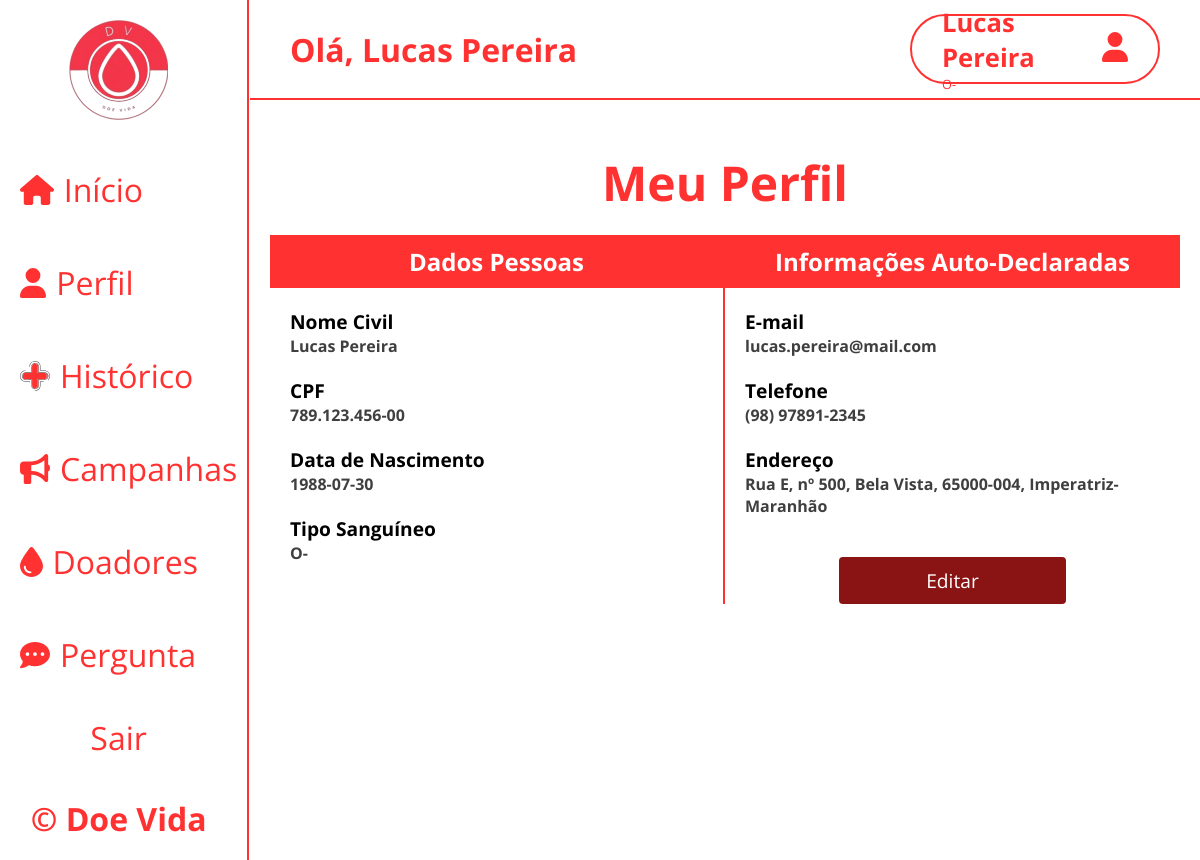
/views/perfil.php (signed in), run on the app's committed database.
### tables this page shows
CREATE TABLE endereco (
    id_endereco INT AUTO_INCREMENT PRIMARY KEY,
    cep VARCHAR(9) NOT NULL,
    estado ENUM('Maranhão', 'Outros') NOT NULL,
    cidade VARCHAR(100) NOT NULL,
    logradouro VARCHAR(255) NOT NULL,
    numero VARCHAR(10) NOT NULL,
    complemento VARCHAR(255),
    bairro VARCHAR(100) NOT NULL
);

### auth/auth.php (called while the page is built, shortened)
<?php
class Auth
{
    static function estarLogado()
    {
        if (isset($_SESSION['nome_doador'])) {
            return true;
        }
    }
}

### models/clinica_endereco.php (called while the page is built, shortened)
<?php
class ClinicaEndereco
{
    static function encontrarEnderecoPorClinica($id_clinica)
    {
        try {
            $conn = Conexao::conectar();
            $sql = 'SELECT * FROM clinica_endereco WHERE id_clinica = :id_clinica';
            $stmt = $conn->prepare($sql);
            $stmt->bindValue(':id_clinica', $id_clinica);
            $stmt->execute();
            $resultado = $stmt->fetchAll();
            return $resultado;
        } catch (PDOException $erro) {
            echo $erro->getMessage();
        }
    }
}

### models/endereco.php (called while the page is built, shortened)
<?php
class Endereco
{
    static function encontrarEnderecoId($id) {
        try {
            $conn = Conexao::conectar();
            $sql = 'SELECT DISTINCT e.* FROM endereco e JOIN doador_endereco de ON e.id_endereco = de.id_endereco WHERE de.id_doador = :id';
            $stmt = $conn->prepare($sql);
            $stmt->bindValue(':id', $id);
            $stmt->execute();
            $resultado = $stmt->fetch();
            return($resultado);
        } catch (PDOException $erro) {
            echo $erro->getMessage();
        }
    }
}

### views/perfil.php (the view, shortened to what this page needs)
<?php
require_once $_SERVER['DOCUMENT_ROOT'] . '/doa_vida/views/__cabecalho.php';
require_once $_SERVER['DOCUMENT_ROOT'] . '/doa_vida/models/endereco.php';
require_once $_SERVER['DOCUMENT_ROOT'] . '/doa_vida/models/clinica_endereco.php';
$resultado = Endereco::encontrarEnderecoId($_SESSION['id_doador']);
$resultado_clinica = ClinicaEndereco::encontrarEnderecoPorClinica($_SESSION['$id_clinica']);
?>
<main id="conteudo_perfil">
  <h1 id="title_perfil">Meu Perfil</h1>
  <div id="div_container_perfil">
    <div id="div_dados_pessoais_perfil">
      <h1 class="title_div_dados_perfil">Dados Pessoas</h1>
      <h2 id="title_nome_perfil" class="title_dados_perfil">Nome Civil</h2>
      <p id="dados_nome_perfil" class="dados_perfil"><?= $_SESSION['nome_doador'] ?></p>
      <h2 id="title_cpf_perfil" class="title_dados_perfil">CPF</h2>
      <p id="dados_cpf_perfil" class="dados_perfil"><?= $_SESSION['cpf'] ?></p>
      <h2 id="title_dataNascimento_perfil" class="title_dados_perfil">Data de Nascimento</h2>
      <p id="dados_dataNascimento_perfil" class="dados_perfil"><?= $_SESSION['data_nascimento'] ?></p>
      <h2 id="title_tipoSangue_perfil" class="title_dados_perfil">Tipo Sanguíneo</h2>
      <p id="dados_tipoSangue_perfil" class="dados_perfil"><?= $_SESSION['tipo_sanguineo'] ?></p>
    </div>
    <div id="div_dados_autoDeclarados_perfil">
      <h1 class="title_div_dados_perfil">Informações Auto-Declaradas</h1>
      <form action="" id="form_editarPerfil">
        <div id="input_email_perfil" class="div_input_perfil">
          <div class="content_input_perfil">
            <h2 id="title_email_perfil" class="title_dados_perfil">E-mail</h2>
            <p id="dados_email_perfil" class="dados_perfil"><?= $_SESSION['email'] ?></p>
          </div>
        </div>
        <div id="input_telefone_perfil" class="div_input_perfil">
          <div class="content_input_perfil">
            <h2 id="title_telefone_perfil" class="title_dados_perfil">Telefone</h2>
            <p id="dados_telefone_perfil" class="dados_perfil"><?= $_SESSION['telefone'] ?></p>
          </div>
        </div>
        <div id="input_endereco_perfil" class="div_input_perfil">
          <div class="content_input_perfil">
            <h2 id="title_endereco_perfil" class="title_dados_perfil">Endereço</h2>
            <p id="dados_endereco_perfil" class="dados_perfil"><?= $resultado['logradouro'] . ', nº ' . $resultado['numero'] . ', ' . $resultado['bairro'] . ', ' . $resultado['cep'] . ', ' . $resultado['cidade'] . '-' . $resultado['estado'] ?></p>
          </div>
        </div>
        <div id="footer_editar_perfil">
          <a href="/doa_vida/views/editarDoador.php?id=<?= $_SESSION['id_doador'] ?>" id="btn-editarPerfil">Editar</a>
        </div>
      </form>
    </div>
  </div>
</main>
</main>
</body>
</html>

### views/__cabecalho.php (shortened to what this page needs)
<?php
require_once $_SERVER['DOCUMENT_ROOT'] . '/doa_vida/auth/auth.php';
?>
<!DOCTYPE html>
<html lang="pt-br">
<head>
    <link rel="stylesheet" href="/doa_vida/css/style.css" />
    <link rel="stylesheet" href="https://cdnjs.cloudflare.com/ajax/libs/font-awesome/6.6.0/css/all.min.css" />
</head>
<body>
    <header id="menus">
        <aside id="menu-lateral">
            <img src="/doa_vida/imgs/logo-doe-vida.png" alt="" id="logo-doe-vida" />
            <nav id="nav-menu-lateral">
                <div class="btn-menu-lateral">
                    <a href="/doa_vida/index.php" class="link-menu-lateral"><img
                            src="/doa_vida/imgs/inicio-icon.svg"
                            alt=""
                            class="icon-menu-lateral" />Início</a>
                </div>
                <?php
                if (Auth::estarLogado()) :
                ?>
                    <div class="btn-menu-lateral">
                        <a href="/doa_vida/views/perfil.php" class="link-menu-lateral"><img
                                src="/doa_vida/imgs/perfil-icon.svg"
                                alt=""
                                class="icon-menu-lateral" />Perfil</a>
                    </div>
                <?php endif; ?>
                <div class="btn-menu-lateral">
                    <a href="#" class="link-menu-lateral"><img
                            src="/doa_vida/imgs/cruz-icon1.0.svg"
                            alt=""
                            class="icon-menu-lateral" />Histórico</a>
                </div>
                <div class="btn-menu-lateral">
                    <a href="/doa_vida/views/campanhas.php" class="link-menu-lateral"><img
                            src="/doa_vida/imgs/campanhas-icon.svg"
                            alt=""
                            class="icon-menu-lateral" />Campanhas</a>
                </div>
                <div class="btn-menu-lateral">
                    <a href="#" class="link-menu-lateral"><img
                            src="/doa_vida/imgs/sangue-icon.svg"
                            alt=""
                            class="icon-menu-lateral" />Doadores</a>
                </div>
                <div class="btn-menu-lateral">
                    <a href="/doa_vida/views/perguntas.php" class="link-menu-lateral"><img
                            src="/doa_vida/imgs/perguntas-icon.svg"
                            alt=""
                            class="icon-menu-lateral" />Pergunta</a>
                </div>
                <div class="btn-sair">
                    <a href="/doa_vida/controllers/logout_controller.php">Sair</a>
                </div>
            </nav>
            <h1>&copy; Doe Vida</h1>
        </aside>
        <div id="menu-superior">
            <h1>Olá, <span><?= Auth::estarLogado() ? $_SESSION['nome_doador'] : 'Usuário' ?></span></h1>
            <div href="/doa_vida/views/login.php" id="btn-perfil-usuario">
                <span class="dados-usuario">
                    <h1><?= Auth::estarLogado() ? $_SESSION['nome_doador'] : 'Usuário' ?></h1>
                    <p><?= Auth::estarLogado() ? $_SESSION['tipo_sanguineo'] : '' ?></p>
                </span>
                <span class="icon-menu-superior">
                    <img src="/doa_vida/imgs/perfil-icon.svg" alt="" />
                </span>
            </div>
        </div>
    </header>
    <main id="conteudo-principal">

### css/style.css (style rules this page uses)
* { box-sizing: border-box; padding: 0px; margin: 0px; }
:root { --cor-vermelha: #ff3131; --cor-vermelho-escuro: #8a1313; --cor-preta: black; --cor-branca: white; --cor-cinza-escuro: rgb(63, 63, 63); --cor-cinza-claro: #aaa; --font-open-sans: "Open Sans", sans-serif; }
body, html { max-width: 100vw; height: 100vh; }
#conteudo-principal { min-height: calc(100vh - 60px); margin-top: 60px; margin-left: 250px; padding: 20px; }
#menu-lateral { display: flex; flex-direction: column; justify-content: space-between; max-height: 100%; max-width: 320px; padding: 20px 10px 20px 0px; border-right: 2px solid var(--cor-vermelha); background-color: var(--cor-branca); color: var(--cor-vermelha); font-family: var(--font-open-sans); position: fixed; top: 0; bottom: 0; left: 0; }
#logo-doe-vida { max-height: 100px; max-width: 100px; }
#logo-doe-vida, #menu-lateral > h1 { font-size: 2rem; margin: 0px auto; }
#nav-menu-lateral { display: flex; flex-direction: column; gap: 30px; font-size: 2rem; }
.btn-menu-lateral { padding: 10px 0; }
.btn-sair { text-align: center; border: none; }
.btn-sair > a { text-decoration: none; color: var(--cor-vermelha); }
.link-menu-lateral { display: flex; align-items: center; gap: 10px; color: var(--cor-vermelha); text-decoration: none; margin-left: 20px; }
.icon-menu-lateral { height: 30px; }
#menu-superior { width: calc(100% - 250px); height: 100px; padding: 10px 40px; display: flex; justify-content: space-between; align-items: center; border-bottom: 2px solid var(--cor-vermelha); font-family: var(--font-open-sans); color: var(--cor-vermelha); background-color: var(--cor-branca); position: fixed; top: 0; left: 250px; z-index: 1000; }
#btn-perfil-usuario { display: flex; align-items: center; justify-content: space-between; width: 250px; height: 70px; padding: 0px 30px; border: 2px solid var(--cor-vermelha); border-radius: 40px; text-decoration: none; color: var(--cor-preta); }
.dados-usuario { color: var(--cor-vermelha); font-size: 0.8rem; }
.icon-menu-superior > img { height: 30px; }
#conteudo_perfil, #conteudo-editarPerfil { max-width: 100vw; font-family: var(--font-open-sans); }
#title_perfil, #title_editarPerfil { text-align: center; color: var(--cor-vermelha); font-size: 3rem; margin: 70px 0px 20px; }
#div_container_perfil { display: grid; grid-template-columns: repeat(2, 1fr); justify-items: center; }
.title_div_dados_perfil { background-color: var(--cor-vermelha); color: var(--cor-branca); padding: 10px; font-size: 1.5rem; text-align: center; }
#div_dados_pessoais_perfil, #div_dados_autoDeclarados_perfil { width: 100%; height: 100%; font-family: var(--font-open-sans); }
#div_dados_pessoais_perfil { border-right: solid 2px var(--cor-vermelha); }
.title_dados_perfil { font-size: 1.2rem; font-weight: bold; margin: 20px 0px 0px 20px; }
.dados_perfil { font-size: 1rem; font-weight: bold; margin: 0px 20px; color: var(--cor-cinza-escuro); }
#form_editarPerfil { display: flex; flex-direction: column; }
.div_input_perfil { display: flex; justify-content: space-between; }
.content_input_perfil { display: flex; flex-direction: column; }
#footer_editar_perfil { display: flex; justify-content: center; width: 100%; margin-top: 40px; }
#footer_editar_perfil > #btn-editarPerfil, #footer_editar_perfil > input[type="submit"] { background-color: var(--cor-vermelho-escuro); color: var(--cor-branca); padding: 10px 20px; border: none; border-radius: 4px; cursor: pointer; font-size: 1.2rem; text-align: center; text-decoration: none; width: 50%; }

### data on the page
endereco: logradouro "Rua E", numero "500", bairro "Bela Vista", cep "65000-004", cidade "Imperatriz", estado "Maranhão"

### other printed values
$_SESSION['nome_doador'] "Lucas Pereira"
$_SESSION['tipo_sanguineo'] "O-"
$_SESSION['cpf'] "789.123.456-00"
$_SESSION['data_nascimento'] "1988-07-30"
$_SESSION['email'] "lucas.pereira@mail.com"
$_SESSION['telefone'] "(98) 97891-2345"
